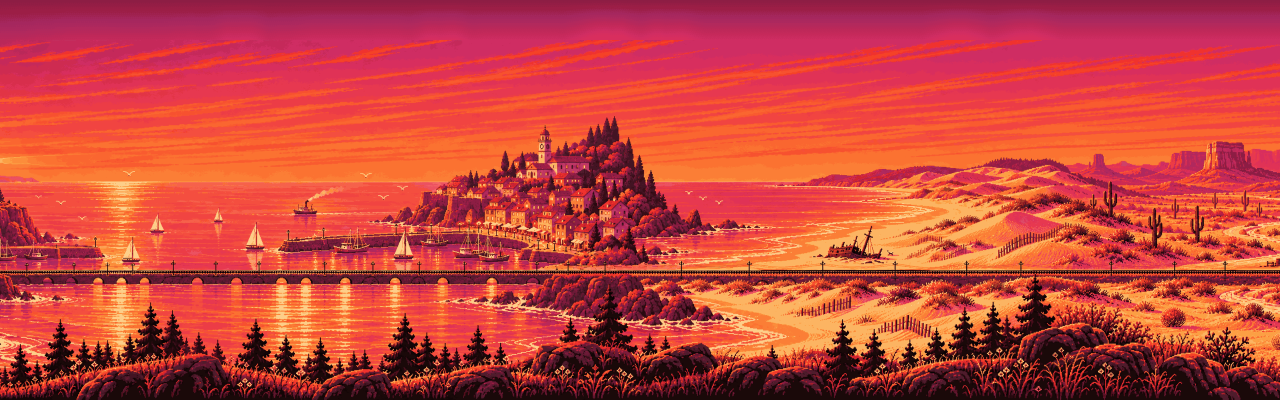
#> input picture art/wallpaper/fallback.png, 3840 x 1200 px (shown at 1/3 size)
$ python pixelize.py fallback.png
#> lines starting #> are read from the running program, lines starting #| are printed output that depends on the picture
#!/usr/bin/env python3
# Copyright (C) 2026 Artur Yakymenko
# SPDX-License-Identifier: GPL-3.0-or-later
"""Turn a source image into Emaki pixel art: resample to the art grid (area averaging when
shrinking, Lanczos when growing), then map every cell to a palette, so the picture keeps the
look of the source but every pixel gets a colour index.

  python3 art/wallpaper/pixelize.py loop.png --width 0 --height 1080 \
      --palette art/wallpaper/palette-64.gpl --cells art/wallpaper/loop-cells.png
  python3 art/wallpaper/pixelize.py 01.png --width 960 --height 540 --scale 2 --preview 01-pixel.png

`--width 0` keeps the whole width (a strip); otherwise the centre is cropped to width:height.
`--palette` takes a fixed palette (GIMP .gpl or an indexed PNG); without it `--colours` shades
are taken from the image itself (k-means in OKLab, sorted dark to light).
`--cells` writes the art grid as an indexed PNG, which is what palette cycling and masks work
on. `--preview` writes it ×`--scale`."""
import argparse

import numpy as np
from PIL import Image, ImageFilter


def srgb_to_oklab(rgb):
    c = rgb / 255.0
    c = np.where(c <= 0.04045, c / 12.92, ((c + 0.055) / 1.055) ** 2.4)
    r, g, b = c[:, 0], c[:, 1], c[:, 2]
    l = np.cbrt(0.4122214708 * r + 0.5363325363 * g + 0.0514459929 * b)
    m = np.cbrt(0.2119034982 * r + 0.6806995451 * g + 0.1073969566 * b)
    s = np.cbrt(0.0883024619 * r + 0.2817188376 * g + 0.6299787005 * b)
    return np.stack([0.2104542553 * l + 0.7936177850 * m - 0.0040720468 * s,
                     1.9779984951 * l - 2.4285922050 * m + 0.4505937099 * s,
                     0.0259040371 * l + 0.7827717662 * m - 0.8086757660 * s], 1)


def oklab_to_srgb(lab):
    L, a, b = lab[:, 0], lab[:, 1], lab[:, 2]
    l = (L + 0.3963377774 * a + 0.2158037573 * b) ** 3
    m = (L - 0.1055613458 * a - 0.0638541728 * b) ** 3
    s = (L - 0.0894841775 * a - 1.2914855480 * b) ** 3
    c = np.stack([4.0767416621 * l - 3.3077115913 * m + 0.2309699292 * s,
                  -1.2684380046 * l + 2.6097574011 * m - 0.3413193965 * s,
                  -0.0041960863 * l - 0.7034186147 * m + 1.7076147010 * s], 1).clip(0, 1)
    c = np.where(c <= 0.0031308, 12.92 * c, 1.055 * c ** (1 / 2.4) - 0.055)
    return (c * 255).round().astype(np.uint8)


def nearest(lab, centres, chunk=200_000):
    out = np.empty(len(lab), dtype=np.int64)
    for i in range(0, len(lab), chunk):
        part = lab[i:i + chunk]
        out[i:i + chunk] = ((part[:, None, :] - centres[None]) ** 2).sum(2).argmin(1)
    return out


def palette(lab, colours, seed=1, rounds=30):
    """k-means in OKLab over a fixed sample of cells; deterministic for the same image."""
    rng = np.random.default_rng(seed)
    sample = lab[rng.choice(len(lab), min(len(lab), 300_000), replace=False)]
    centres = sample[rng.choice(len(sample), colours, replace=False)]
    for _ in range(rounds):
        idx = nearest(sample, centres)
        for k in range(colours):
            members = sample[idx == k]
            centres[k] = members.mean(0) if len(members) else sample[rng.integers(len(sample))]
    return centres[np.argsort(centres[:, 0])]          # dark to light


def grid(path, width, height):
#> called with path = 'fallback.png', width = 960, height = 540
    src = Image.open(path).convert('RGB')
#> src is the input picture: PIL image 3840x1200 RGB; mean R, G, B 196.7, 68, 61.4
    w, h = src.size
#> w = 3840; h = 1200
    if width <= 0:                                    # strip: keep the whole width
        width = round(w * height / h)
    elif w / h > width / height:                      # crop the centre to the screen aspect
        cw = round(h * width / height)
#> cw = 2133
        src = src.crop(((w - cw) // 2, 0, (w - cw) // 2 + cw, h))
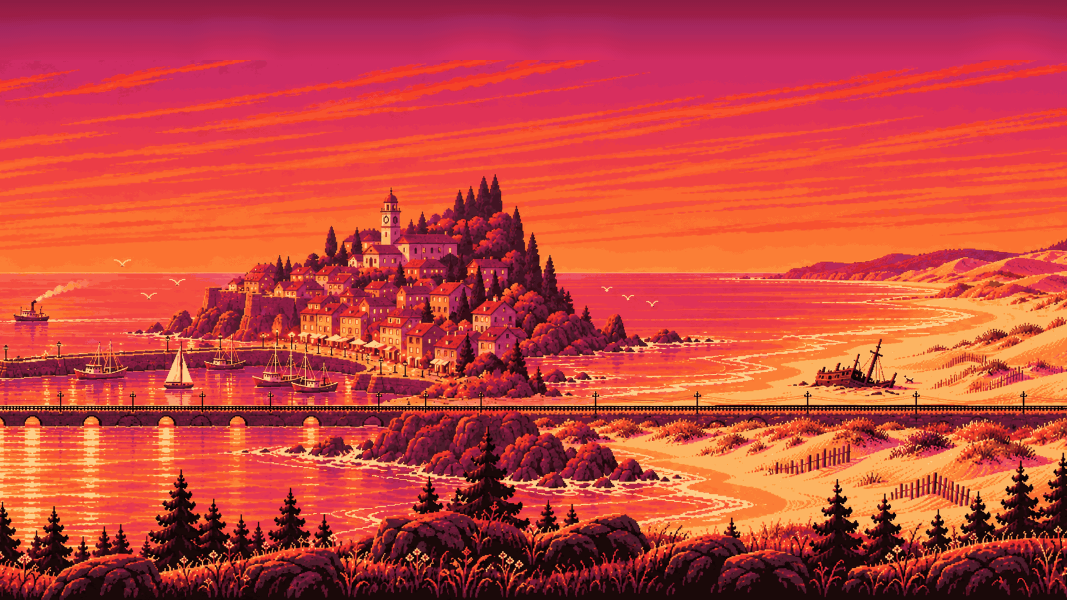
#> src: PIL image 2133x1200 RGB (shown at 1/2 size); mean R, G, B 195.8, 69.2, 61.8
    else:
        ch = round(w * height / width)
        src = src.crop((0, (h - ch) // 2, w, (h - ch) // 2 + ch))
    if height >= src.height:                          # 1 px cells: the grid is finer than the source
        return src.resize((width, height), Image.LANCZOS)
    return src.filter(ImageFilter.MedianFilter(3)).resize((width, height), Image.BOX)
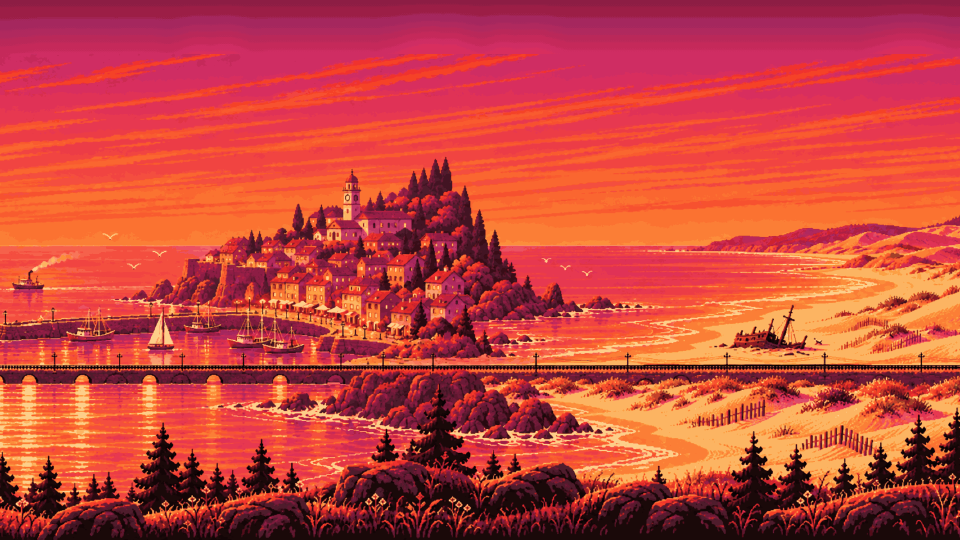
#> returned value: PIL image 960x540 RGB; mean R, G, B 196.1, 68.9, 61.8


def load_palette(path):
    """sRGB palette (n, 3) from a GIMP .gpl file or an indexed PNG."""
    if path.endswith('.gpl'):
        rows = [line.split()[:3] for line in open(path)
                if line[:1].isdigit() or line[:1] == ' ']
        return np.array(rows, dtype=np.uint8)
    im = Image.open(path)
    return np.array(im.getpalette()).reshape(-1, 3).astype(np.uint8)


def main():
    p = argparse.ArgumentParser(description=__doc__, formatter_class=argparse.RawDescriptionHelpFormatter)
    p.add_argument('image')
    p.add_argument('--width', type=int, default=960)
    p.add_argument('--height', type=int, default=540)
    p.add_argument('--colours', type=int, default=64)
    p.add_argument('--palette', help='fixed palette: .gpl or indexed PNG')
    p.add_argument('--scale', type=int, default=2)
    p.add_argument('--cells', help='indexed PNG of the art grid')
    p.add_argument('--preview', help='RGB PNG of the grid ×scale')
    a = p.parse_args()
    small = grid(a.image, a.width, a.height)
    rgb = np.asarray(small).reshape(-1, 3).astype(np.float64)
    lab = srgb_to_oklab(rgb)
    if a.palette:
        pal = load_palette(a.palette)
        centres = srgb_to_oklab(pal.astype(np.float64))
    else:
        centres = palette(lab, a.colours)
#> in palette, `centres = sample[rng.choice(len(sample), colours, replace=False)]`: centres = 64 rows, first 8: [0.648, 0.184, 0.0963], [0.632, 0.194, 0.109], [0.599, 0.201, 0.0544], [0.714, 0.129, 0.126], [0.599, 0.201, 0.0544], [0.64, 0.189, 0.0929], [0.659, 0.176, 0.108], [0.49, 0.167, -0.00248]
#> after the loop in palette, `for _ in range(rounds):`: centres = 64 rows, first 8: [0.647, 0.184, 0.096], [0.608, 0.172, 0.103], [0.599, 0.2, 0.0545], [0.715, 0.123, 0.123], [0.781, 0.0794, 0.101], [0.64, 0.188, 0.0929], [0.656, 0.176, 0.109], [0.498, 0.17, 0.00176]
#> centres = 64 rows, first 8: [0.135, 0.0249, 0.00606], [0.166, 0.0294, 0.0102], [0.196, 0.0485, 0.00974], [0.235, 0.0657, 0.0129], [0.274, 0.0762, 0.0109], [0.311, 0.0852, 0.00611], [0.311, 0.0936, 0.0306], [0.349, 0.11, 0.0106]
        pal = oklab_to_srgb(centres)
#> in oklab_to_srgb, `L, a, b = lab[:, 0], lab[:, 1], lab[:, 2]`: L = 64 values from 0.135 to 0.876; a = 64 values, max 0.201 at index 26, min 0.0247 at index 63, mean 0.138; b = 64 values, max 0.128 at index 58, min 0.00176 at index 15, mean 0.0748
#> in oklab_to_srgb, `l = (L + 0.3963377774 * a + 0.2158037573 * b) ** 3`: l = 64 values, max 0.746 at index 63, min 0.00309 at index 0, mean 0.323
#> in oklab_to_srgb, `m = (L - 0.1055613458 * a - 0.0638541728 * b) ** 3`: m = 64 values, max 0.651 at index 63, min 0.00227 at index 0, mean 0.211
#> in oklab_to_srgb, `s = (L - 0.0894841775 * a - 1.2914855480 * b) ** 3`: s = 64 values, max 0.414 at index 63, min 0.00193 at index 0, mean 0.121
#> in oklab_to_srgb, `c = np.stack([4.0767416621 * l - 3.3077115913 * m + 0.2309699292 * s, ..`: c = 64 rows, first 8: [0.00553, 0.00135, 0.00168], [0.0104, 0.00263, 0.00278], [0.0203, 0.00298, 0.0049], [0.0384, 0.00409, 0.00808], [0.0593, 0.00658, 0.0144], [0.0843, 0.0103, 0.0246], [0.0977, 0.00709, 0.0121], [0.133, 0.00975, 0.0319]
#> in oklab_to_srgb, `c = np.where(c <= 0.0031308, 12.92 * c, 1.055 * c ** (1 / 2.4) - 0.055)`: c = 64 rows, first 8: [0.066, 0.0175, 0.0217], [0.103, 0.034, 0.0359], [0.153, 0.0385, 0.0601], [0.216, 0.0517, 0.0867], [0.27, 0.0751, 0.125], [0.321, 0.101, 0.17], [0.345, 0.0792, 0.113], [0.4, 0.0983, 0.196]
#> pal = 64 rows, first 8: [17, 4, 6], [26, 9, 9], [39, 10, 15], [55, 13, 22], [69, 19, 32], [82, 26, 43], [88, 20, 29], [102, 25, 50]
    idx = nearest(lab, centres).reshape(small.height, small.width).astype(np.uint8)
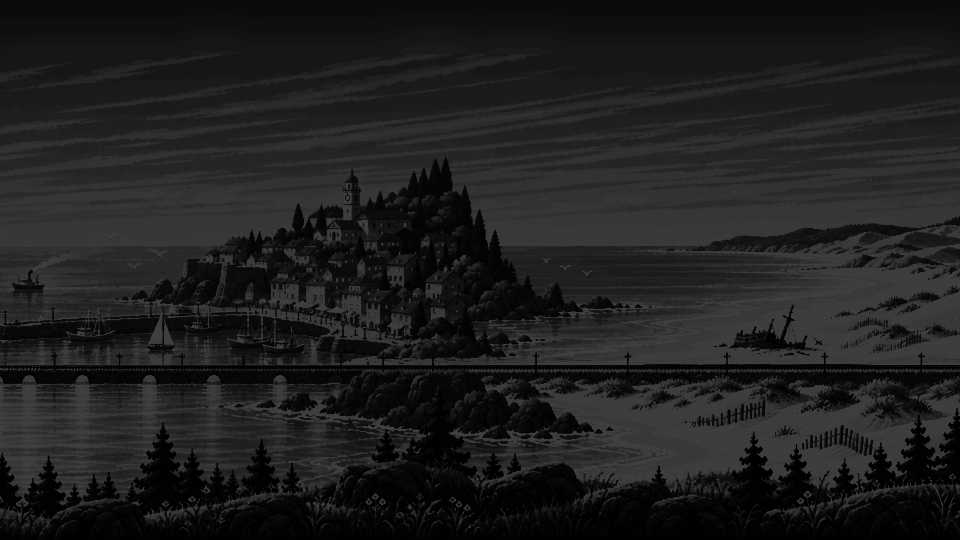
#> idx: shape (540, 960); min 0, max 63, mean 30.8
    cells = Image.fromarray(idx, 'P')
#> cells: PIL image 960x540 P; every value is 0
    cells.putpalette(pal.reshape(-1).tolist())
    print(f'{small.width}x{small.height} cells, {len(pal)} colours')
#| 960x540 cells, 64 colours
    if a.cells:
        cells.save(a.cells, optimize=True)
        print(a.cells)
    if a.preview:
        cells.convert('RGB').resize((small.width * a.scale, small.height * a.scale), Image.NEAREST).save(a.preview)
        print(a.preview)


if __name__ == '__main__':
    main()
